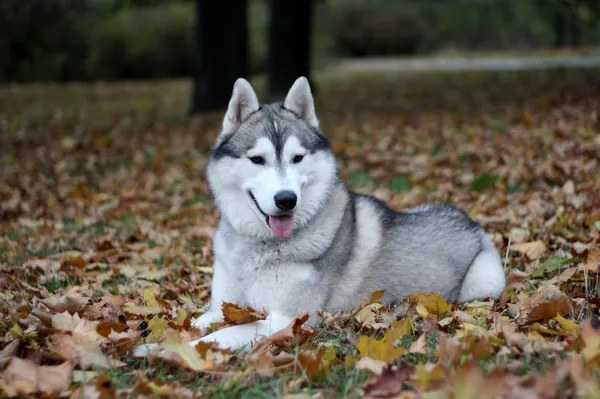
#> input picture Module_0_Fundamentals/02_Python_Libraries_for_Data_Science/05_Demos/Husky.jpg, 600 x 399 px, found by its file name
$ python 01_DemoNumpy_Final.py
#> lines starting #> are read from the running program, lines starting #| are printed output that depends on the picture
############################################################################################
# Python code example for reading the bits of an Image of 600 x 499 and store it using Numpy
# arrays. Then doing some transformation to apply a grayscale operation and save it to a
# new image.
############################################################################################

# Step 1. We first need to import the libraries this demo is going to use
import numpy as np
# Install first: pip install pillow
from PIL import Image

# Step 2. Load the image using NumPy
image = np.array(Image.open('Module_0_Fundamentals/02_Python_Libraries_for_Data_Science/05_Demos/Husky.jpg'))
#> image is the input picture: shape (399, 600, 3); mean R, G, B 99.4, 91.3, 77.6

# Display the shape of the array
print("Shape of the image array:", image.shape)
#| Shape of the image array: (399, 600, 3)

# Display the image array
print("Original Image array:")
print(image)
#> (printed output is left out)

# Step 3. Convert the image to grayscale
grayscale_image = np.dot(image[...,:3], [0.2989, 0.5870, 0.1140])
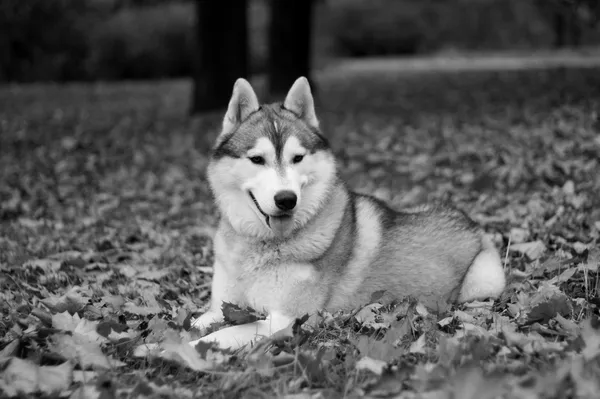
#> grayscale_image: shape (399, 600) float64; min 0, max 249.3, mean 92.2

# Display the image array
print("Grayscale Image array:")
print(grayscale_image)
#> (printed output is left out)

# Step 4. Perform some operations for the new grayscale image.
# Convert the grayscale image to a PIL Image
grayscale_image_pil = Image.fromarray(grayscale_image.astype(np.uint8))

# Resize the grayscale image to 500x500 pixels
resized_grayscale_image = grayscale_image_pil.resize((600, 400))
# rotated_grayscale_image = resized_grayscale_image.rotate(90)

# Step 5. Save the new image file.
# Save the grayscale image to a new file
resized_grayscale_image.save('Module_0_Fundamentals/02_Python_Libraries_for_Data_Science/05_Demos/Husky_Grayscale.jpg')

# Display the size of the resized grayscale image
print("Size of the resized grayscale image:", resized_grayscale_image.size)
#| Size of the resized grayscale image: (600, 400)
